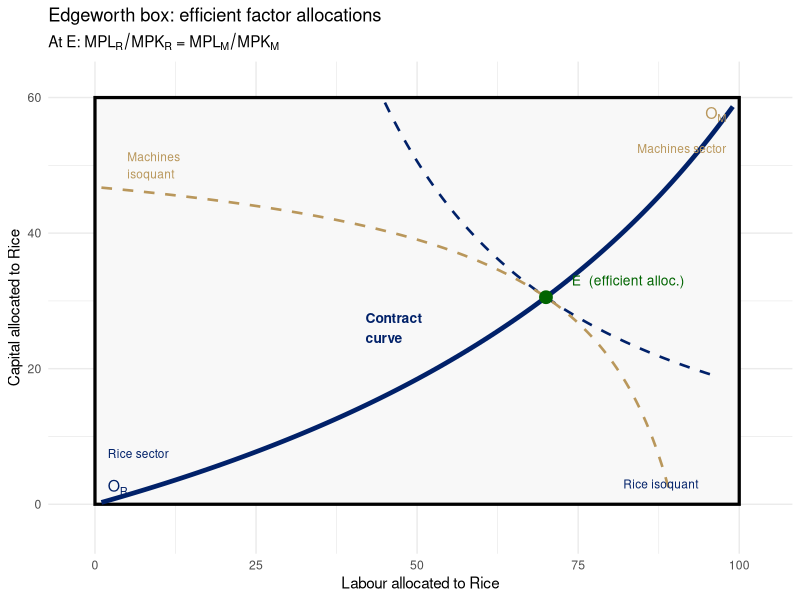
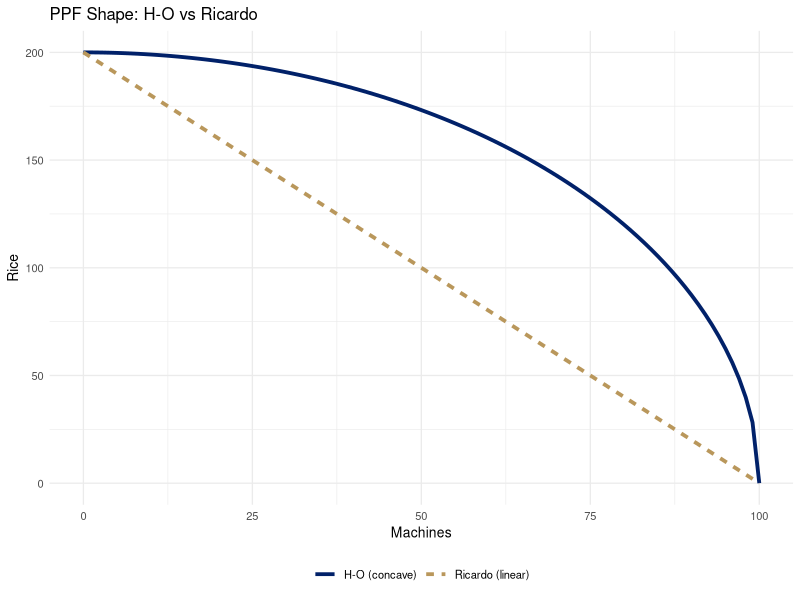

The R source for these figures, in order: (Note: this script raises an error after producing the figures.)
## ---- chunk 1
#| label: setup
#| include: false
library(ggplot2)
library(patchwork)
library(dplyr)
library(scales)
options(scipen=999)
theme_set(theme_minimal(base_size=11))
knitr::opts_chunk$set(echo = knitr::is_html_output())
## ---- chunk 2
#| label: fig-edgeworth
#| fig-cap: "Edgeworth Box: Efficient Factor Allocation Between Rice and Machines\nSource: Author's illustration."
#| fig-width: 7
#| fig-height: 5
library(ggplot2)

# Box: total Labour = 100, total Capital = 60
# Rice:     Q_R = L_R^0.6 * K_R^0.4  (labour-intensive)
# Machines: Q_M = L_M^0.4 * K_M^0.6  (capital-intensive)
# Contract curve from MRTS_R = MRTS_M:
#   (0.6/0.4)*(K_R/L_R) = (0.4/0.6)*(K_M/L_M)
#   =>  K_R = 240*L_R / (900 - 5*L_R)
L_cc <- seq(1, 99, by = 0.5)
K_cc <- 240 * L_cc / (900 - 5 * L_cc)

# Point E at L_R = 70: visually centred (70% of L-axis, ~51% of K-axis)
L_E <- 70
K_E <- 240 * L_E / (900 - 5 * L_E)   # = 16800/550 ≈ 30.5

# Rice isoquant through E
Q_R_E <- L_E^0.6 * K_E^0.4
iL_R  <- seq(45, 97, by = 0.5)
iK_R  <- (Q_R_E / iL_R^0.6)^(1 / 0.4)
df_R  <- subset(data.frame(L = iL_R, K = iK_R), K >= 0 & K <= 60)

# Machines isoquant through E (drawn in original coords)
# E in machine coords: L_M = 30, K_M ≈ 29.5
Q_M_E <- (100 - L_E)^0.4 * (60 - K_E)^0.6
iLM   <- seq(11, 99, by = 0.5)
iKM   <- (Q_M_E / iLM^0.4)^(1 / 0.6)
df_M  <- subset(data.frame(L = 100 - iLM, K = 60 - iKM),
                K >= 0 & K <= 60 & L >= 0 & L <= 100)

ggplot() +
  annotate("rect", xmin = 0, xmax = 100, ymin = 0, ymax = 60,
           fill = "#f8f8f8", color = "black", linewidth = 1.1) +
  # Isoquants
  geom_line(data = df_R, aes(x = L, y = K),
            color = "#012169", linewidth = 0.9, linetype = "dashed") +
  geom_line(data = df_M, aes(x = L, y = K),
            color = "#B9975B", linewidth = 0.9, linetype = "dashed") +
  # Contract curve
  geom_line(data = data.frame(L = L_cc, K = K_cc), aes(x = L, y = K),
            color = "#012169", linewidth = 1.6) +
  # Efficient allocation E
  geom_point(aes(x = L_E, y = K_E), size = 4, color = "darkgreen") +
  annotate("text", x = 74, y = 33, hjust = 0, size = 3.5,
           label = "E  (efficient alloc.)", color = "darkgreen") +
  # Rice origin
  annotate("text", x = 2, y = 2.5, hjust = 0, size = 4, fontface = "bold",
           label = "O[R]", parse = TRUE, color = "#012169") +
  annotate("text", x = 2, y = 7.5, hjust = 0, size = 3,
           label = "Rice sector", color = "#012169") +
  # Machines origin
  annotate("text", x = 98, y = 57.5, hjust = 1, size = 4, fontface = "bold",
           label = "O[M]", parse = TRUE, color = "#B9975B") +
  annotate("text", x = 98, y = 52.5, hjust = 1, size = 3,
           label = "Machines sector", color = "#B9975B") +
  # Isoquant labels
  annotate("text", x = 82, y = 3, hjust = 0, size = 3,
           label = "Rice isoquant", color = "#012169") +
  annotate("text", x = 5, y = 50, hjust = 0, size = 3,
           label = "Machines\nisoquant", color = "#B9975B") +
  # Contract curve label
  annotate("text", x = 42, y = 26, hjust = 0, size = 3.5, fontface = "bold",
           label = "Contract\ncurve", color = "#012169") +
  labs(
    title    = "Edgeworth box: efficient factor allocations",
    subtitle = expression(paste("At E: ", MPL[R]/MPK[R], " = ", MPL[M]/MPK[M])),
    x        = "Labour allocated to Rice",
    y        = "Capital allocated to Rice"
  ) +
  coord_cartesian(xlim = c(-2, 103), ylim = c(-4, 62)) +
  theme_minimal(base_size = 11)
## ---- chunk 3
#| fig-width: 5
#| fig-height: 4
library(ggplot2)

M_seq <- seq(0, 100, by=1)
R_HO  <- 200 * sqrt(1 - (M_seq/100)^2)  # concave (H-O)
R_Ric <- 200 - 2*M_seq                    # linear (Ricardo)
R_Ric <- pmax(0, R_Ric)

df_ppf2 <- data.frame(
  M = c(M_seq, M_seq),
  R = c(R_HO, R_Ric),
  model = rep(c("H-O (concave)", "Ricardo (linear)"), each=101)
)

ggplot(df_ppf2, aes(x=M, y=R, color=model, linetype=model)) +
  geom_line(linewidth=1.3) +
  scale_color_manual(values=c("H-O (concave)"="#012169",
                               "Ricardo (linear)"="#B9975B")) +
  labs(title="PPF Shape: H-O vs Ricardo",
       x="Machines", y="Rice", color=NULL, linetype=NULL) +
  theme_minimal(base_size=10) +
  theme(legend.position="bottom")
## ---- chunk 4
#| label: fig-ho-welfare
#| fig-cap: "Basis for and Gains from Trade: H-O Model (after Salvatore, Fig. 5.4)"
#| fig-width: 9.5
#| fig-height: 4.2
#| out-width: "100%"
library(ggplot2)
library(patchwork)

# Shared theme
th <- theme_minimal(base_size = 9) +
  theme(panel.grid.minor = element_blank(),
        plot.title = element_text(hjust = 0.5, face = "bold", size = 9.5),
        axis.title = element_text(size = 8),
        plot.margin = margin(4, 8, 4, 4))

# ── Coordinates (Salvatore convention: X = labor-intensive, Y = capital-intensive)
# Axes: X = Rice (labor-intensive),  Y = Machines (capital-intensive)
#
# India (labor-abundant): PPF  M = 100√(1−(R/200)²)  [biased toward Rice]
#   dM/dR = −R / (400√(1−(R/200)²))
#   Pa slope −0.5  →  A  = (100√2, 100/√2)  ≈ (141.4,  70.7)
#   Pw slope −1    →  B  = (80√5,  20√5)    ≈ (178.9,  44.7)  [more Rice, fewer Machines]
#   Consumption    →  E  = (50√5,  50√5)    ≈ (111.8, 111.8)  [MRS=1 on Pw, ABOVE PPF]
#
# USA  (capital-abundant): PPF  M = 200√(1−(R/100)²)  [biased toward Machines]
#   dM/dR = −R / (50√(1−(R/100)²))
#   Pa* slope −2   →  A* = (50√2,  100√2)  ≈ ( 70.7, 141.4)
#   Pw slope −1    →  B* = (20√5,  80√5)   ≈ ( 44.7, 178.9)  [fewer Rice, more Machines]
#   Consumption    →  E* = (50√5,  50√5)   ≈ (111.8, 111.8)  [symmetric example]
#
# Pw:  M = 100√5 − R  (same line for both; intercept 223.6)
# IC utility: R×M = constant  →  M = U/R
# India:  U1=10000  (IC1 through A),  U2=12500 (IC2 through E)
# USA:    U1=10000  (IC1* through A*), U2=12500 (IC2* through E*)

A_R  <- 100*sqrt(2);  A_M  <- 100/sqrt(2)   # India autarky
B_R  <- 80*sqrt(5);   B_M  <- 20*sqrt(5)    # India production under Pw
E_R  <- 50*sqrt(5);   E_M  <- 50*sqrt(5)    # India & USA consumption (symmetric)
Pw_c <- 100*sqrt(5)                          # Pw: M = Pw_c − R
U1   <- 10000;        U2   <- 12500

As_R <- 50*sqrt(2);   As_M <- 100*sqrt(2)   # USA autarky
Bs_R <- 20*sqrt(5);   Bs_M <- 80*sqrt(5)    # USA production under Pw

ri  <- seq(0.5, 225, len = 600)   # R grid for India panel
ru  <- seq(0.5, 122, len = 600)   # R grid for USA panel

# ── India panel ───────────────────────────────────────────────────────────────
p_india <- ggplot() +
  # PPF  (M = 100√(1−(R/200)²))
  geom_line(data = data.frame(R = seq(0.5,200,len=400),
                              M = 100*sqrt(1-(seq(0.5,200,len=400)/200)^2)),
            aes(R, M), color = "#012169", linewidth = 1.4) +
  # Pa: M = 100√2 − 0.5R  (slope −0.5, rice is cheap at autarky)
  geom_line(data = data.frame(R = ri, M = pmax(0, 100*sqrt(2) - 0.5*ri)),
            aes(R, M), color = "grey45", linewidth = 0.8, linetype = "dotted") +
  # Pw: M = Pw_c − R  (slope −1, world price)
  geom_line(data = data.frame(R = ri, M = pmax(0, Pw_c - ri)),
            aes(R, M), color = "#C8952A", linewidth = 1.0, linetype = "dashed") +
  # IC1 (through A) and IC2 (through E)
  geom_line(data = data.frame(R = ri, M = U1/ri), aes(R, M),
            color = "grey55", linewidth = 0.8, linetype = "dotted") +
  geom_line(data = data.frame(R = ri, M = U2/ri), aes(R, M),
            color = "#2E7D32", linewidth = 0.8, linetype = "dotted") +
  # Points A, B, E
  geom_point(aes(A_R, A_M), color = "#012169", size = 2.8) +
  geom_point(aes(B_R, B_M), color = "#012169", size = 2.8) +
  geom_point(aes(E_R, E_M), color = "#C8952A", size = 2.8) +
  # Trade triangle:
  #   India EXPORTS Rice  → horizontal arrow from B leftward to E_R
  #   India IMPORTS Machines → vertical arrow from B_M upward to E_M
  annotate("segment", x=B_R, xend=E_R, y=B_M, yend=B_M,
           color="#2E7D32", linewidth=0.8,
           arrow=arrow(length=unit(0.13,"cm"), ends="last")) +
  annotate("segment", x=E_R, xend=E_R, y=B_M, yend=E_M,
           color="#2E7D32", linewidth=0.8,
           arrow=arrow(length=unit(0.13,"cm"), ends="last")) +
  # Labels
  annotate("text", x=A_R+6,  y=A_M+7,  label="A", fontface="bold", size=3.4, color="#012169") +
  annotate("text", x=B_R+5,  y=B_M-8,  label="B", fontface="bold", size=3.4, color="#012169") +
  annotate("text", x=E_R-14, y=E_M+7,  label="E", fontface="bold", size=3.4, color="#C8952A") +
  # Price line labels (near right edge)
  annotate("text", x=212, y=100*sqrt(2)-0.5*212+7, label="P[a]", parse=TRUE,
           size=3.0, color="grey45", hjust=0) +
  annotate("text", x=212, y=Pw_c-212-7, label="P[w]", parse=TRUE,
           size=3.0, color="#C8952A", hjust=0) +
  # IC labels (where curves are clearly visible)
  annotate("text", x=130, y=U2/130+8,  label="IC[2]", parse=TRUE, size=2.8, color="#2E7D32") +
  annotate("text", x=130, y=U1/130-9,  label="IC[1]", parse=TRUE, size=2.8, color="grey55") +
  # Trade labels
  annotate("text", x=(B_R+E_R)/2, y=B_M-10,
           label="Exports Rice", size=2.5, hjust=0.5, color="#2E7D32") +
  annotate("text", x=E_R+4, y=(B_M+E_M)/2,
           label="Imports\nMachines", size=2.5, hjust=0, color="#2E7D32") +
  scale_x_continuous(expand = c(0,0)) +
  scale_y_continuous(expand = c(0,0)) +
  coord_cartesian(xlim = c(0, 222), ylim = c(0, 122)) +
  labs(title = "India (Labor-Abundant)",
       x = "Rice (labor-intensive)", y = "Machines (capital-intensive)") + th

# ── USA panel ─────────────────────────────────────────────────────────────────
p_usa <- ggplot() +
  # PPF  (M = 200√(1−(R/100)²))
  geom_line(data = data.frame(R = seq(0.5,100,len=400),
                              M = 200*sqrt(1-(seq(0.5,100,len=400)/100)^2)),
            aes(R, M), color = "#B22234", linewidth = 1.4) +
  # Pa*: M = 200√2 − 2R  (slope −2, machines are cheap at autarky)
  geom_line(data = data.frame(R = ru, M = pmax(0, 200*sqrt(2) - 2*ru)),
            aes(R, M), color = "grey45", linewidth = 0.8, linetype = "dotted") +
  # Pw: M = Pw_c − R  (same world price)
  geom_line(data = data.frame(R = ru, M = pmax(0, Pw_c - ru)),
            aes(R, M), color = "#C8952A", linewidth = 1.0, linetype = "dashed") +
  # IC1* and IC2*
  geom_line(data = data.frame(R = ru, M = U1/ru), aes(R, M),
            color = "grey55", linewidth = 0.8, linetype = "dotted") +
  geom_line(data = data.frame(R = ru, M = U2/ru), aes(R, M),
            color = "#2E7D32", linewidth = 0.8, linetype = "dotted") +
  # Points A*, B*, E*
  geom_point(aes(As_R, As_M), color = "#B22234", size = 2.8) +
  geom_point(aes(Bs_R, Bs_M), color = "#B22234", size = 2.8) +
  geom_point(aes(Es_R, Es_M), color = "#C8952A", size = 2.8) +
  # Trade triangle:
  #   USA EXPORTS Machines → vertical arrow from B* downward to E*_M level
  #   USA IMPORTS Rice     → horizontal arrow from B*_R rightward to E*_R
  annotate("segment", x=Bs_R, xend=Bs_R, y=Bs_M, yend=Es_M,
           color="#2E7D32", linewidth=0.8,
           arrow=arrow(length=unit(0.13,"cm"), ends="last")) +
  annotate("segment", x=Bs_R, xend=Es_R, y=Es_M, yend=Es_M,
           color="#2E7D32", linewidth=0.8,
           arrow=arrow(length=unit(0.13,"cm"), ends="last")) +
  # Labels
  annotate("text", x=As_R+4,  y=As_M+8,  label="A*", fontface="bold", size=3.4, color="#B22234") +
  annotate("text", x=Bs_R-13, y=Bs_M+6,  label="B*", fontface="bold", size=3.4, color="#B22234") +
  annotate("text", x=Es_R+4,  y=Es_M-9,  label="E*", fontface="bold", size=3.4, color="#C8952A") +
  # Price line labels
  annotate("text", x=96, y=200*sqrt(2)-2*96-9,  label="P[a]^'*'", parse=TRUE,
           size=3.0, color="grey45", hjust=0) +
  annotate("text", x=96, y=Pw_c-96+7,            label="P[w]",     parse=TRUE,
           size=3.0, color="#C8952A", hjust=0) +
  # IC labels
  annotate("text", x=78, y=U2/78+8,  label="IC[2]^'*'", parse=TRUE, size=2.8, color="#2E7D32") +
  annotate("text", x=78, y=U1/78-9,  label="IC[1]^'*'", parse=TRUE, size=2.8, color="grey55") +
  # Trade labels
  annotate("text", x=Bs_R-4,        y=(Bs_M+Es_M)/2,
           label="Exports\nMachines", size=2.5, hjust=1, color="#2E7D32") +
  annotate("text", x=(Bs_R+Es_R)/2, y=Es_M-10,
           label="Imports Rice", size=2.5, hjust=0.5, color="#2E7D32") +
  scale_x_continuous(expand = c(0,0)) +
  scale_y_continuous(expand = c(0,0)) +
  coord_cartesian(xlim = c(0, 120), ylim = c(0, 213)) +
  labs(title = "USA (Capital-Abundant)",
       x = "Rice (labor-intensive)", y = "Machines (capital-intensive)") + th

# ── Combine ───────────────────────────────────────────────────────────────────
p_india + p_usa +
  plot_annotation(
    caption = "After Salvatore, Fig. 5.4",
    theme = theme(plot.caption = element_text(hjust = 0.5, size = 7.5))
  )
## ---- chunk 5
#| label: fig-rybczynski
#| fig-cap: "Rybczynski Effect: Labour Inflow Shifts PPF\nSource: Author's illustration."
#| fig-width: 7
#| fig-height: 5
library(ggplot2)

M_seq       <- seq(0, 110, by=1)
rice_before <- pmax(0, 200 * sqrt(pmax(0, 1 - (M_seq/100)^2)))
rice_after  <- pmax(0, 260 * sqrt(pmax(0, 1 - (M_seq/88)^2)))

df_ryb <- data.frame(
  M    = c(M_seq, M_seq),
  Rice = c(rice_before, rice_after),
  period = rep(c("Before labour inflow (L=100)",
                 "After labour inflow (L=130)"), each=length(M_seq))
)

ggplot(df_ryb, aes(x=M, y=Rice, color=period, linetype=period)) +
  geom_line(linewidth=1.5) +
  # Price line (slope = constant P_R/P_M)
  geom_abline(slope=-1.8, intercept=162, color="grey60",
              linetype="dotted", linewidth=0.8) +
  # Point A (before)
  geom_point(aes(x=45, y=100), inherit.aes=FALSE,
             color="#012169", size=4) +
  annotate("text", x=48, y=100, label="A (before)",
           hjust=0, size=3.2, color="#012169") +
  # Point B (after) — same price line, more Rice, less M
  geom_point(aes(x=30, y=136), inherit.aes=FALSE,
             color="#B9975B", size=4) +
  annotate("text", x=33, y=136, label="B (after)\nRice↑, Mach↓",
           hjust=0, size=3.2, color="#B9975B") +
  annotate("segment", x=45, y=100, xend=30, yend=136,
           arrow=arrow(length=unit(0.25,"cm")),
           color="darkgreen", linewidth=1) +
  annotate("text", x=22, y=115,
           label="Rybczynski\neffect", color="darkgreen",
           size=3.5, hjust=0.5, fontface="bold") +
  scale_color_manual(values=c(
    "Before labour inflow (L=100)"="#012169",
    "After labour inflow (L=130)" ="#B9975B")) +
  scale_linetype_manual(values=c(
    "Before labour inflow (L=100)"="solid",
    "After labour inflow (L=130)" ="dashed")) +
  labs(title="Labour inflow expands Rice output and contracts Machines",
       subtitle="At constant goods prices — pure Rybczynski movement",
       x="Machines", y="Rice", color=NULL, linetype=NULL) +
  theme_minimal(base_size=11) +
  theme(legend.position="bottom")
## ---- chunk 6
#| label: fig-leontief
#| fig-cap: "Factor Intensity of India's Exports vs Imports (illustrative)\nSource: Author's illustration based on DGCI&S / World Bank data."
#| fig-width: 8
#| fig-height: 4.5
library(ggplot2)

df_leo <- data.frame(
  category = c("Agricultural\nExports", "Textile\nExports",
                "Pharma\nExports", "Capital Goods\nImports",
                "Electronics\nImports", "Crude Oil\nImports"),
  KL_ratio = c(0.8, 1.2, 2.1, 7.1, 6.3, 8.5),
  type = c("Exports","Exports","Exports","Imports","Imports","Imports")
)
df_leo$category <- factor(df_leo$category,
                           levels=df_leo$category[order(df_leo$KL_ratio)])

ggplot(df_leo, aes(x=category, y=KL_ratio, fill=type)) +
  geom_col(width=0.7) +
  scale_fill_manual(values=c("Exports"="#012169", "Imports"="#B9975B")) +
  coord_flip() +
  labs(title="India: Capital-Labour Ratios in Export vs Import Industries",
       subtitle="India exports labour-intensive goods — consistent with H-O",
       x=NULL, y="Capital-Labour Ratio (relative units)", fill=NULL) +
  theme_minimal(base_size=11) +
  theme(legend.position="bottom")
## ---- chunk 7
#| label: fig-lewis
#| fig-cap: "Lewis Model: Surplus Labour Transfer and Structural Transformation\nSource: Author's illustration after Lewis (1954)."
#| fig-width: 9
#| fig-height: 5
library(ggplot2)
library(patchwork)

# Agriculture: flat MPL (surplus labour) then rising
L_agri <- seq(0, 100, by=1)
MPL_agri <- ifelse(L_agri <= 60, 0.5, 0.5 + 0.08*(L_agri - 60))
subsistence <- rep(1.5, 101)

p_agri <- ggplot(data.frame(L=L_agri, MPL=MPL_agri, sub=subsistence)) +
  geom_line(aes(x=L, y=MPL), color="#012169", linewidth=1.5) +
  geom_line(aes(x=L, y=sub), color="red", linewidth=1, linetype="dashed") +
  geom_vline(xintercept=60, linetype="dotted", color="grey50") +
  annotate("text", x=62, y=1.0,
           label="Turning\npoint", size=3, color="grey40", hjust=0) +
  annotate("text", x=10, y=1.65,
           label="Subsistence wage", color="red", size=3) +
  annotate("rect", xmin=0, xmax=60, ymin=0, ymax=0.5,
           alpha=0.15, fill="#012169") +
  annotate("text", x=30, y=0.25,
           label="Surplus\nlabour", size=3, color="#012169", hjust=0.5) +
  labs(title="Agriculture",
       x="Labour in Agriculture", y="Marginal Product of Labour") +
  theme_minimal(base_size=10) +
  ylim(0, 2.5)

# Industry: upward-sloping demand for labour
L_ind <- seq(0, 80, by=1)
MPL_ind0 <- 4.0 - 0.03*L_ind   # initial
MPL_ind1 <- 5.5 - 0.03*L_ind   # after capital accumulation

p_ind <- ggplot() +
  geom_line(data=data.frame(L=L_ind, MPL=MPL_ind0),
            aes(x=L, y=MPL), color="#B9975B", linewidth=1.5) +
  geom_line(data=data.frame(L=L_ind, MPL=MPL_ind1),
            aes(x=L, y=MPL), color="#B9975B", linewidth=1.5, linetype="dashed") +
  geom_hline(yintercept=1.5, color="red", linetype="dashed", linewidth=1) +
  annotate("segment", x=83, y=2.0, xend=83, yend=3.5,
           arrow=arrow(length=unit(0.2,"cm")),
           color="darkgreen", linewidth=0.8) +
  annotate("text", x=84, y=2.75, label="Capital\naccum.", size=3,
           color="darkgreen", hjust=0) +
  geom_point(aes(x=(4.0-1.5)/0.03, y=1.5), size=3.5, color="#B9975B") +
  geom_point(aes(x=(5.5-1.5)/0.03, y=1.5), size=3.5, color="#B9975B") +
  annotate("text", x=(4.0-1.5)/0.03 + 2, y=1.3,
           label="L1", size=3) +
  annotate("text", x=(5.5-1.5)/0.03 + 2, y=1.3,
           label="L2", size=3) +
  labs(title="Industry",
       x="Labour in Industry", y="Marginal Product of Labour") +
  theme_minimal(base_size=10) +
  ylim(0, 5.5)

p_agri + p_ind
